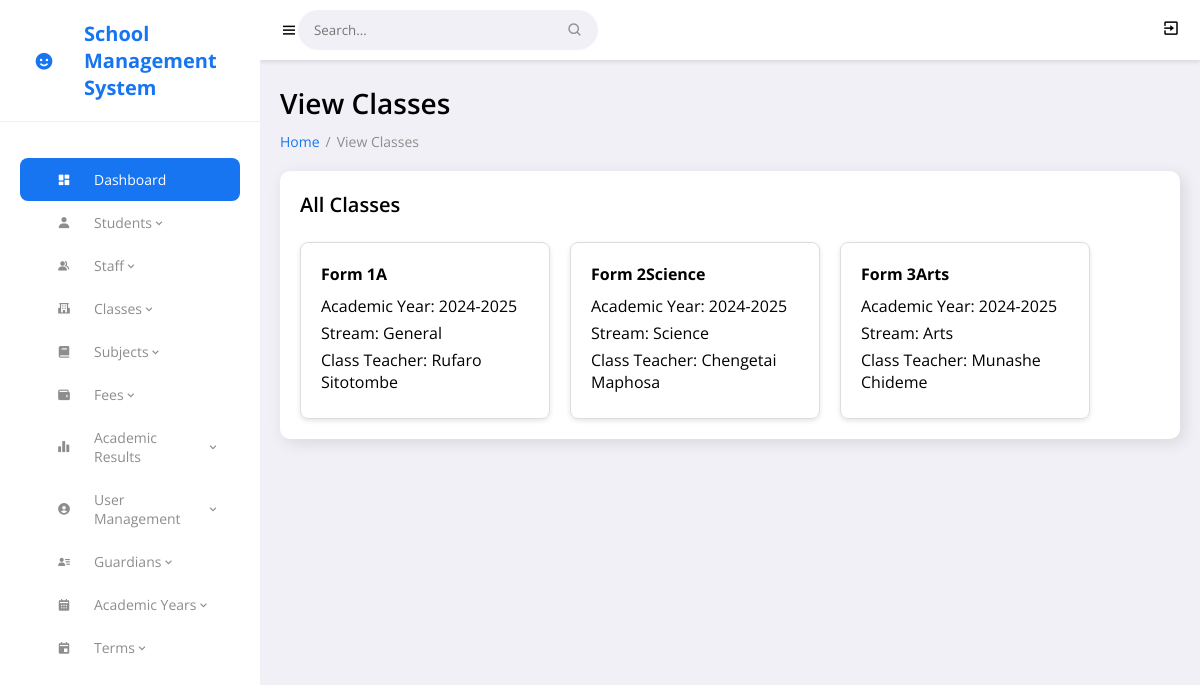
The app's page /classes_view.php (signed in) with its own data.
### tables this page shows
CREATE TABLE `classes` (
  `class_id` int(11) NOT NULL,
  `class_name` varchar(20) NOT NULL,
  `academic_year_id` int(11) NOT NULL,
  `stream` enum('General','Science','Arts','Commercial') DEFAULT 'General',
  `class_teacher_id` int(11) DEFAULT NULL
);

CREATE TABLE `academic_years` (
  `academic_year_id` int(11) NOT NULL,
  `name` varchar(9) NOT NULL,
  `start_date` date NOT NULL,
  `end_date` date NOT NULL
);

### classes_view.php (the view, shortened to what this page needs)
<?php
include 'config.php';
$userRole = $_SESSION['user_role'] ?? null;
$associatedId = isset($_SESSION['associated_id']) ? intval($_SESSION['associated_id']) : 0;
if ($userRole === 'Teacher') {
    $classes = $conn->query("SELECT classes.class_id, classes.class_name, academic_years.name AS academic_year,
        classes.stream, CONCAT(staff.first_name, ' ', staff.last_name) AS class_teacher
        FROM users
        JOIN staff ON users.associated_id = staff.staff_id
        JOIN classes ON staff.staff_id = classes.class_teacher_id
        JOIN academic_years ON classes.academic_year_id = academic_years.academic_year_id
        WHERE users.user_id = $associatedId");
    if ($conn->error) {
        echo "SQL Error: " . $conn->error;
    }
    if ($classes->num_rows === 0) {
        echo "No classes found for teacher with ID: $associatedId";
    }
} elseif ($userRole === 'Admin') {
    $classes = $conn->query("SELECT classes.class_id, classes.class_name, academic_years.name AS academic_year,
        classes.stream, CONCAT(staff.first_name, ' ', staff.last_name) AS class_teacher
        FROM classes
        JOIN academic_years ON classes.academic_year_id = academic_years.academic_year_id
        LEFT JOIN staff ON classes.class_teacher_id = staff.staff_id");
} else {
    $classes = $conn->query("SELECT * FROM classes WHERE 1=0");
}
?>
<!DOCTYPE html>
<html lang="en">
<head>
	<link href='https://unpkg.com/boxicons@2.0.9/css/boxicons.min.css' rel='stylesheet'>
	<link rel="stylesheet" href="css/style.css">
</head>
<body>
	<?php include 'includes/sidebar.php'; ?>
	<section id="content">
		<?php include 'includes/navbar.php'; ?>
		<main>
			<h1 class="title">View Classes</h1>
			<ul class="breadcrumbs">
				<li><a href="admin_dashboard.php">Home</a></li>
				<li class="divider">/</li>
				<li><a href="#" class="active">View Classes</a></li>
			</ul>
			<div class="data">
				<div class="content-data">
					<div class="head">
						<h3>All Classes</h3>
					</div>
					<?php if ($userRole === 'Teacher' || $userRole === 'Admin'): ?>
						<div class="card-container">
							<?php while ($row = $classes->fetch_assoc()): ?>
								<a href="class_details.php?class_id=<?php echo $row['class_id']; ?>" class="class-card">
									<div class="card">
										<h4><?php echo $row['class_name']; ?></h4>
										<p>Academic Year: <?php echo $row['academic_year']; ?></p>
										<p>Stream: <?php echo $row['stream']; ?></p>
										<p>Class Teacher: <?php echo $row['class_teacher']; ?></p>
									</div>
								</a>
							<?php endwhile; ?>
						</div>
					<?php endif; ?>
				</div>
			</div>
		</main>
	</section>
</body>
</html>

### css/style.css (style rules this page uses)
* { font-family: 'Open Sans', sans-serif; margin: 0; padding: 0; box-sizing: border-box; }
:root { --grey: #F1F0F6; --dark-grey: #8D8D8D; --light: #fff; --dark: #000; --green: #81D43A; --light-green: #E3FFCB; --blue: #1775F1; --light-blue: #D0E4FF; --dark-blue: #0C5FCD; --red: #FC3B56; }
html { overflow-x: hidden; }
body { background: var(--grey); overflow-x: hidden; }
a { text-decoration: none; }
li { list-style: none; }
#content { position: relative; width: calc(100% - 260px); left: 260px; transition: all .3s ease; }
main { width: 100%; padding: 24px 20px 20px 20px; }
main .title { font-size: 28px; font-weight: 600; margin-bottom: 10px; }
main .breadcrumbs { display: flex; grid-gap: 6px; }
main .breadcrumbs li, main .breadcrumbs li a { font-size: 14px; }
main .breadcrumbs li a { color: var(--blue); }
main .breadcrumbs li a.active, main .breadcrumbs li.divider { color: var(--dark-grey); pointer-events: none; }
main .data { display: flex; grid-gap: 20px; margin-top: 20px; flex-wrap: wrap; }
main .data .content-data { flex-grow: 1; flex-basis: 400px; padding: 20px; background: var(--light); border-radius: 10px; box-shadow: 4px 4px 16px rgba(0, 0, 0, .1); }
main .content-data .head { display: flex; justify-content: space-between; align-items: center; margin-bottom: 24px; }
main .content-data .head h3 { font-size: 20px; font-weight: 600; }

### classes_view.php (style rules this page uses)
.card-container { display: flex; flex-wrap: wrap; gap: 20px; }
.class-card { text-decoration: none; color: inherit; }
.card { border: 1px solid #ddd; border-radius: 8px; padding: 20px; width: 250px; box-shadow: 0 2px 5px rgba(0, 0, 0, 0.1); transition: transform 0.2s; }
.card h4 { margin: 0 0 10px; }
.card p { margin: 5px 0; }

### records on screen
classes: class_name "Form 1A", academic_year.name "2024-2025", stream "General", class_teacher "Rufaro Sitotombe"
classes: class_name "Form 2Science", academic_year.name "2024-2025", stream "Science", class_teacher "Chengetai Maphosa"
classes: class_name "Form 3Arts", academic_year.name "2024-2025", stream "Arts", class_teacher "Munashe Chideme"
